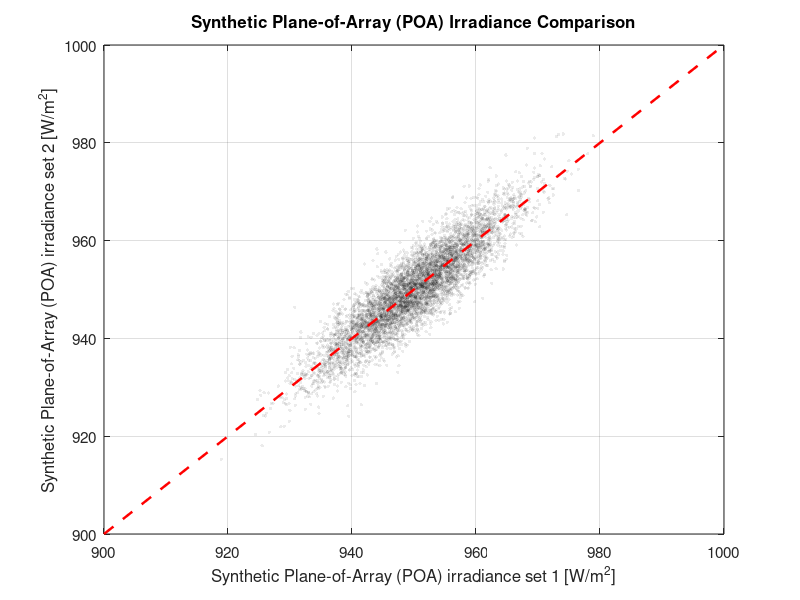

This figure's MATLAB source:
clear; clc; close all;

%% Synthetic POA datasets
rng(10);

N = 6000;

% Dataset 1 centered near 950 W/m^2
x = 950 + 8*randn(N,1);

% Dataset 2 correlated with dataset 1
y = x + 4*randn(N,1);

% Constrain both to 900–1000 W/m^2
x = max(min(x,1000),900);
y = max(min(y,1000),900);

%% Plot
figure('Color','w','Position',[100 100 650 520]);

% Black particle cloud
scatter(x,y,6,'k','filled', ...
    'MarkerFaceAlpha',0.08, ...
    'MarkerEdgeAlpha',0.08);

hold on;

% 1:1 reference line
plot([900 1000],[900 1000],'r--','LineWidth',1.8);

xlabel('Synthetic Plane-of-Array (POA) irradiance set 1 [W/m^2]', ...
       'FontSize',12);

ylabel('Synthetic Plane-of-Array (POA) irradiance set 2 [W/m^2]', ...
       'FontSize',12);

title('Synthetic Plane-of-Array (POA) Irradiance Comparison', ...
      'FontSize',13,'FontWeight','bold');

xlim([900 1000]);
ylim([900 1000]);

grid on;
box on;
set(gca,'FontSize',11);

%% Export
exportgraphics(gcf,'fig_poa_comparison_corrected.png','Resolution',300);
